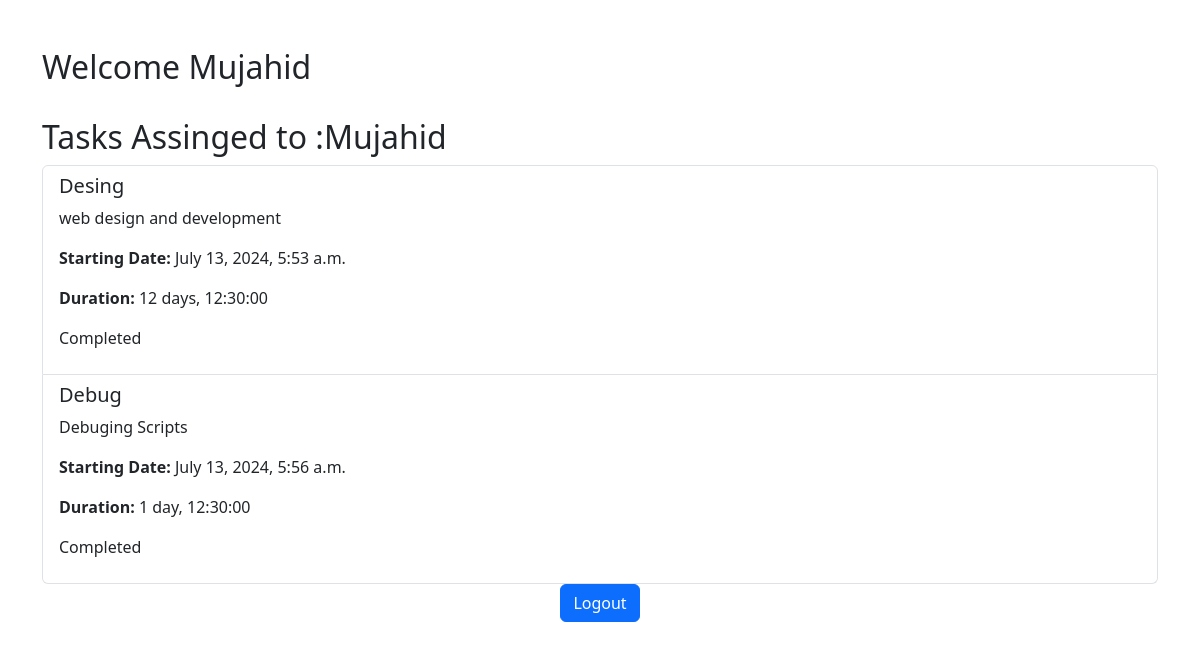
Page /taks/ (signed in) on the committed database.
### core/models.py (models this page shows, shortened)
class Task(models.Model):
    taskName = models.CharField(max_length=255)
    description = models.CharField(max_length=255)
    user = models.ForeignKey(User, on_delete=models.PROTECT)
    startingDate = models.DateTimeField(auto_now_add=True)
    duration = models.DurationField()
    is_complete = models.BooleanField(default=False)

### core/views.py (the view)
# urls.py: path('taks/', views.user_tasks, name='tasks'),
def user_tasks(request):
    tasks = Task.objects.filter(user=request.user)
    context = {
        'tasks': tasks
    }
    return render(request, 'tasks.html', context)

### core/templates/Tasks.html (shortened to what this page needs)
<!doctype html>
<html lang="en">
<head>
    <link href="https://cdn.jsdelivr.net/npm/bootstrap@5.3.3/dist/css/bootstrap.min.css" rel="stylesheet">
</head>
<body>
    <div class="container mt-5">
        <h2>Welcome {{user.username}} </h2>
        <br>
        <h2>Tasks Assinged to :{{ user.username }} </h2>
        {% if tasks %}
            <ul class="list-group">
                {% for task in tasks %}
                    <li class="list-group-item">
                        <h5>{{ task.taskName }}</h5>
                        <p>{{ task.description }}</p>
                        <p><strong>Starting Date:</strong> {{ task.startingDate }}</p>
                        <p><strong>Duration:</strong> {{ task.duration }}</p>
                        {% if task.is_complete %}
                            <p>Completed</p>
                        {% else %}
                            <form action="{% url 'toggle_task_complete' task.id %}" method="post" class="d-flex justify-content-center">
                                {% csrf_token %}
                                <button type="submit" class="btn btn-primary">Mark complete</button>
                            </form>
                        {% endif %}
                    </li>
                {% endfor %}
            </ul>
        {% else %}
            <p>No tasks found.</p>
        {% endif %}
        <form action="{% url 'home' %}" method="post" class="d-flex justify-content-center">
            <button type="submit" class="btn btn-primary">Logout</button>
        </form>
    </div>
</body>
</html>

### rows in the picture
Task: taskName "Desing", description "web design and development", startingDate "July 13, 2024, 5:53 a.m.", duration "12 days, 12:30:00", is_complete "Completed"
Task: taskName "Debug", description "Debuging Scripts", startingDate "July 13, 2024, 5:56 a.m.", duration "1 day, 12:30:00", is_complete "Completed"

### other values in the picture
{{ user.username }} "Mujahid"
